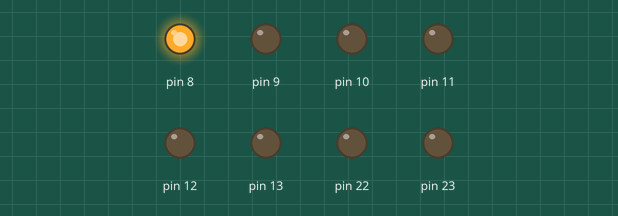
The sketch below on a simulated Arduino Uno, built with avr-gcc and run on an emulated ATmega328P. Parts: output pins drawn as LEDs (lit = HIGH).

Above: at 0.5 s.
At 2.5 s:
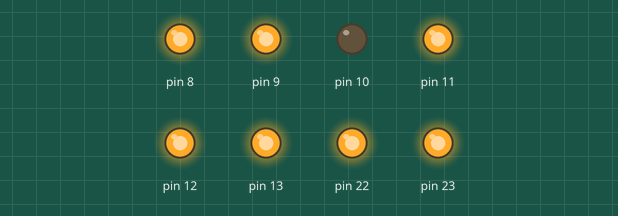
At 4.5 s:
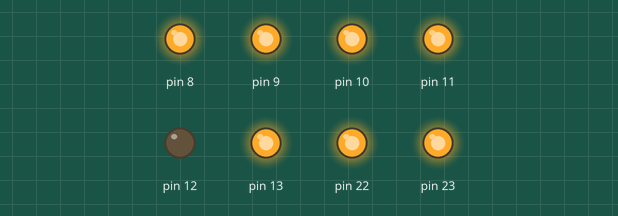
At 8.0 s:
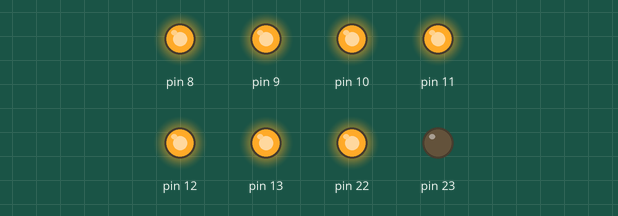
At 12.5 s:
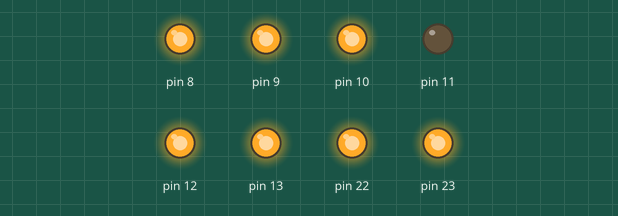
At 15.5 s:
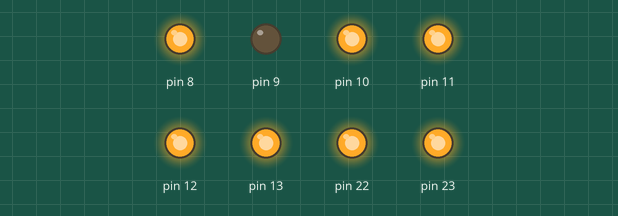
Timing chart, 0 to 19.5 s (numbered marks = the images above):
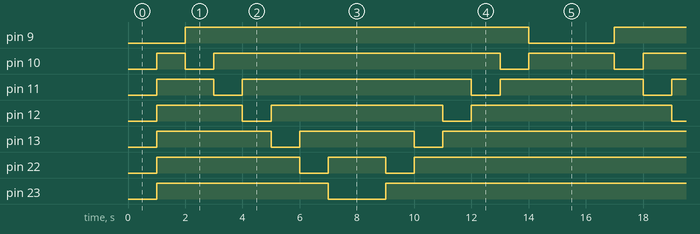

The sketch:

pingpong.ino
```cpp
// 'ping pong' diodami - swiatelko odbija sie od jednej strony do drugiej

void setup() {
  DDRB = 255;
  PORTB = 1;
}

void loop() {
  delay(1000);
  for(int i = 1; i <= 7; i++) {
    PORTB = ~(1 << i);
    delay(1000);
  }
  for(int i = 7; i > 0; i--) {
    PORTB = ~(1 << i);
    delay(1000);
  }
}
```

Measured:
- by itself, pin 9: alternates HIGH for 12.0 s and LOW for 3.0 s
- by itself, pin 10: repeats every 15.0 s: LOW 1.0 s, HIGH 10.0 s, LOW 1.0 s, HIGH 3.0 s
- by itself, pin 11: repeats every 15.0 s: LOW 1.0 s, HIGH 8.0 s, LOW 1.0 s, HIGH 5.0 s
- by itself, pin 12: repeats every 15.0 s: LOW 1.0 s, HIGH 6.0 s, LOW 1.0 s, HIGH 7.0 s
- by itself, pin 13: repeats every 15.0 s: LOW 1.0 s, HIGH 4.0 s, LOW 1.0 s, HIGH 9.0 s
- by itself, pin 22: repeats every 15.0 s: LOW 1.0 s, HIGH 2.0 s, LOW 1.0 s, HIGH 11.0 s
- by itself, pin 23: repeats every 15.0 s: LOW 2.0 s, HIGH 13.0 s
